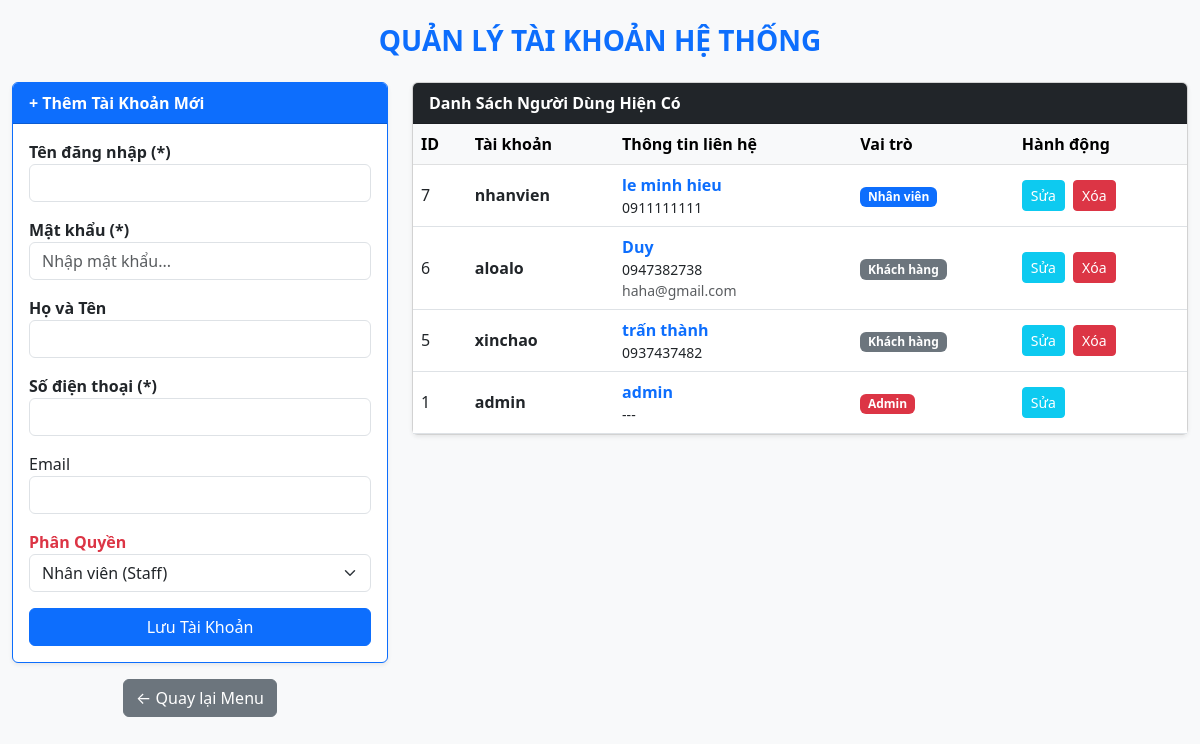
/admin/manage_users.php (signed in), run on the app's committed database.
### tables this page shows
CREATE TABLE IF NOT EXISTS `users` (
  `id` int NOT NULL AUTO_INCREMENT,
  `username` varchar(50) NOT NULL,
  `phone` varchar(20) DEFAULT NULL,
  `password` varchar(255) NOT NULL,
  `fullname` varchar(100) DEFAULT NULL,
  `full_name` varchar(100) DEFAULT NULL,
  `email` varchar(100) DEFAULT NULL,
  `role` tinyint DEFAULT '0',
  `created_at` timestamp NULL DEFAULT CURRENT_TIMESTAMP,
  `is_locked` tinyint DEFAULT '0' COMMENT '0: Hoạt động, 1: Bị khóa',
  PRIMARY KEY (`id`)
);

### admin/manage_users.php (the view, shortened to what this page needs)
<?php
include '../includes/db.php';
$users = [];
try {
    $stmt = $conn->query("SELECT * FROM users ORDER BY id DESC");
    $users = $stmt->fetchAll();
} catch (PDOException $e) {
    $users = [];
}
?>
<!DOCTYPE html>
<html lang="vi">
<head>
    <link href="https://cdn.jsdelivr.net/npm/bootstrap@5.3.0/dist/css/bootstrap.min.css" rel="stylesheet">
</head>
<body class="bg-light">
    <div class="container-fluid mt-4">
        <h3 class="text-center mb-4 fw-bold text-primary">QUẢN LÝ TÀI KHOẢN HỆ THỐNG</h3>
        <div class="row">
            <div class="col-md-4">
                <div class="card shadow-sm border-primary">
                    <div class="card-header bg-primary text-white fw-bold">
                        + Thêm Tài Khoản Mới
                    </div>
                    <div class="card-body">
                        <form method="POST" autocomplete="off">
                            <div class="mb-3">
                                <label class="fw-bold">Tên đăng nhập (*)</label>
                                <input type="text" name="username" class="form-control" required placeholder="">
                            </div>
                            <div class="mb-3">
                                <label class="fw-bold">Mật khẩu (*)</label>
                                <input type="password" name="password" class="form-control" required placeholder="Nhập mật khẩu...">
                            </div>
                            <div class="mb-3">
                                <label class="fw-bold">Họ và Tên</label>
                                <input type="text" name="fullname" class="form-control" required placeholder="">
                            </div>
                            <div class="mb-3">
                                <label class="fw-bold">Số điện thoại (*)</label>
                                <input type="tel" name="phone" class="form-control" required placeholder="">
                            </div>
                            <div class="mb-3">
                                <label>Email</label>
                                <input type="email" name="email" class="form-control" placeholder="">
                            </div>
                            <div class="mb-3">
                                <label class="fw-bold text-danger">Phân Quyền</label>
                                <select name="role" class="form-select">
                                    <option value="2" selected>Nhân viên (Staff)</option>
                                </select>
                            </div>
                            <button type="submit" name="add_user" class="btn btn-primary w-100">Lưu Tài Khoản</button>
                        </form>
                    </div>
                </div>
                <div class="mt-3 text-center">
                    <a href="index.php" class="btn btn-secondary">← Quay lại Menu</a>
                </div>
            </div>
            <div class="col-md-8">
                <div class="card shadow-sm">
                    <div class="card-header bg-dark text-white fw-bold">
                        Danh Sách Người Dùng Hiện Có
                    </div>
                    <div class="card-body p-0">
                        <div class="table-responsive">
                            <table class="table table-hover align-middle mb-0">
                                <thead class="table-light">
                                    <tr>
                                        <th>ID</th>
                                        <th>Tài khoản</th>
                                        <th>Thông tin liên hệ</th>
                                        <th>Vai trò</th>
                                        <th>Hành động</th>
                                    </tr>
                                </thead>
                                <tbody>
                                    <?php if (count($users) > 0): ?>
                                        <?php foreach ($users as $row):
                                            if ($row['role'] == 1) {
                                                $role_show = '<span class="badge bg-danger">Admin</span>';
                                            } elseif ($row['role'] == 2) {
                                                $role_show = '<span class="badge bg-primary">Nhân viên</span>';
                                            } else {
                                                $role_show = '<span class="badge bg-secondary">Khách hàng</span>';
                                            }
                                            $lock_show = ($row['is_locked'] == 1) ? '<span class="badge bg-dark ms-1">🔒 Bị khóa</span>' : '';
                                            $show_name = !empty($row['fullname']) ? $row['fullname'] : $row['username'];
                                            $show_phone = !empty($row['phone']) ? $row['phone'] : '---';
                                        ?>
                                        <tr>
                                            <td><?php echo $row['id']; ?></td>
                                            <td class="fw-bold"><?php echo $row['username'] . ' ' . $lock_show; ?></td>
                                            <td>
                                                <div class="fw-bold text-primary"><?php echo $show_name; ?></div>
                                                <div class="small"><?php echo $show_phone; ?></div>
                                                <div class="small text-muted"> <?php echo $row['email']; ?></div>
                                            </td>
                                            <td><?php echo $role_show; ?></td>
                                            <td>
                                                <a href="edit_user.php?id=<?php echo $row['id']; ?>" class="btn btn-sm btn-info text-white">Sửa</a>
                                                <?php if ($row['id'] != 1): ?>
                                                    <a href="?delete=<?php echo $row['id']; ?>" class="btn btn-sm btn-danger ms-1" onclick="return confirm('Xóa tài khoản này?')">Xóa</a>
                                                <?php endif; ?>
                                            </td>
                                        </tr>
                                        <?php endforeach; ?>
                                    <?php else: ?>
                                        <tr><td colspan="5" class="text-center p-3">Chưa có người dùng nào.</td></tr>
                                    <?php endif; ?>
                                </tbody>
                            </table>
                        </div>
                    </div>
                </div>
            </div>
        </div>
    </div>
</body>
</html>

### data on the page
users: id "7", username "nhanvien", fullname "le minh hieu", phone "0911111111", role "Nhân viên"
users: id "6", username "aloalo", fullname "Duy", phone "0947382738", email "haha@gmail.com", role "Khách hàng"
users: id "5", username "xinchao", fullname "trấn thành", phone "0937437482", role "Khách hàng"
users: id "1", username "admin", phone "---", role "Admin"
